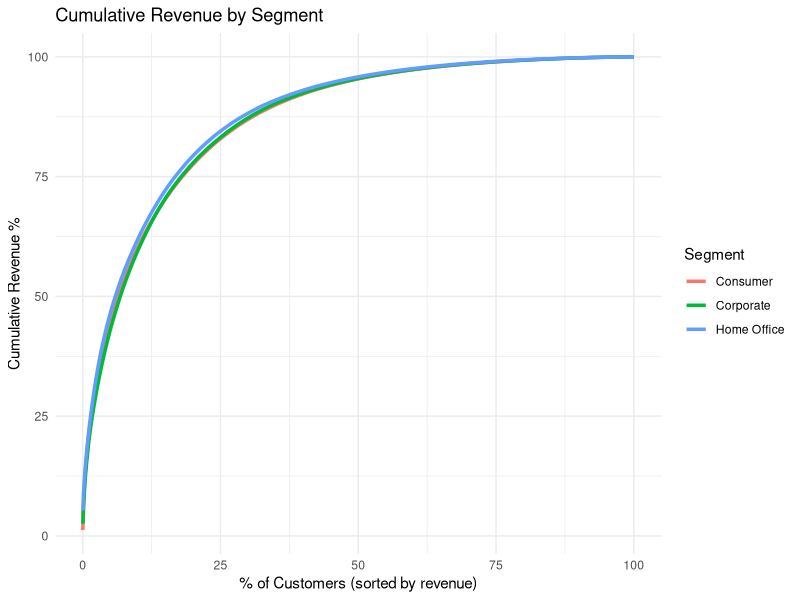
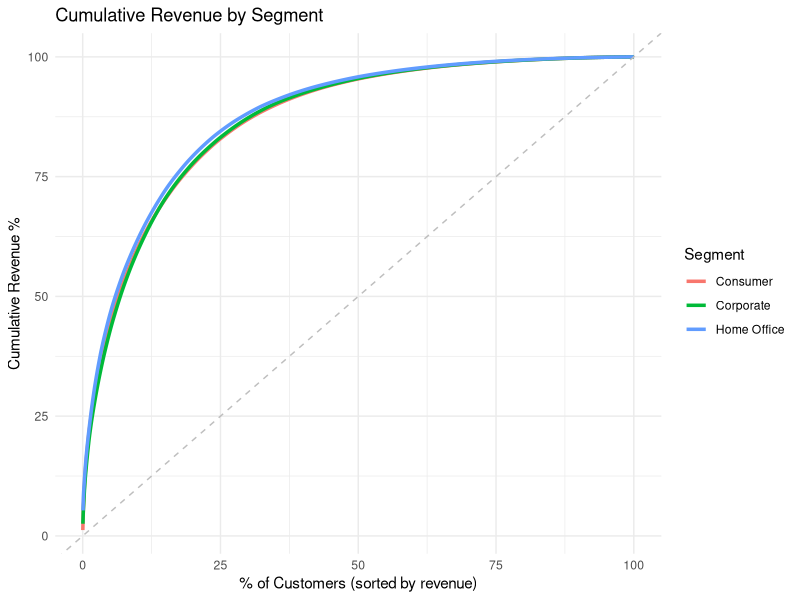
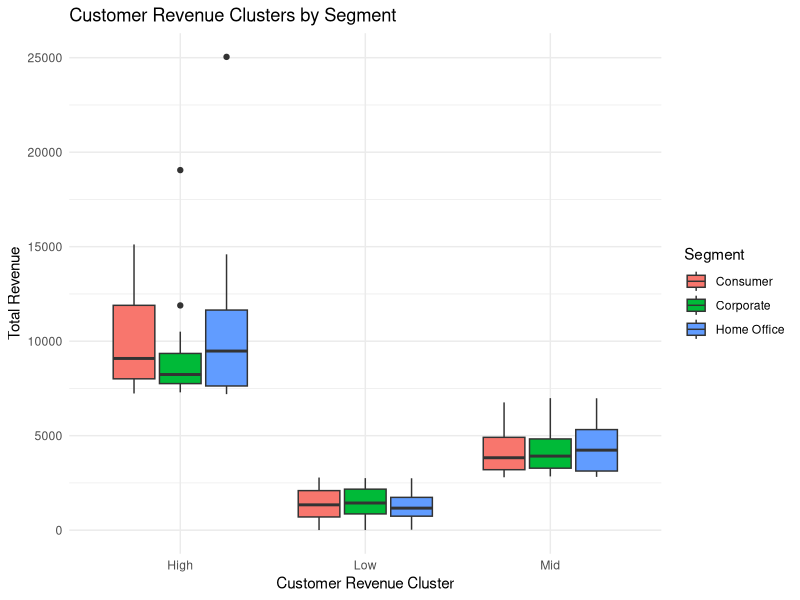

Write R code to recreate these figures, in order.
#Load libraries
library(dplyr)
library(ggplot2)

#Load in the dataset
superstore <- read.csv("Superstore_Revenue.csv")

#First rows
head(superstore)

#Check structure
str(superstore)
summary(superstore)

#Summarize revenue by segment
segment_summary <- superstore %>% group_by(Segment) %>% summarize(
  TotalRevenue = sum(Sales),
  AvgRevenue = mean(Sales),
  NumCustomers = n()
) %>%
  mutate(
    RevenuePct = TotalRevenue / sum(TotalRevenue) * 100,
    CustomerPct = NumCustomers / sum(NumCustomers) * 100
  )
print(segment_summary)

# Sort customers by segment and revenue
superstore <- superstore %>%
  arrange(Segment, desc(Sales)) %>%
  group_by(Segment) %>%
  mutate(
    CumulativeRevenue = cumsum(Sales),
    CumulativeRevenuePct = CumulativeRevenue / sum(Sales) * 100
  )

# Summarize cumulative revenue by percentiles per segment
superstore_pct <- superstore %>%
  group_by(Segment) %>%
  mutate(Customer.ID = row_number(desc(Sales)),
         TotalCustomers = n(),
         CustomerPct = Customer.ID / TotalCustomers * 100) %>%
  select(Segment, CustomerPct, CumulativeRevenuePct)

# Plot
ggplot(superstore_pct, aes(x = CustomerPct, y = CumulativeRevenuePct, color = Segment)) +
  geom_line(size=1.2) +
  labs(title = "Cumulative Revenue by Segment",
       x = "% of Customers (sorted by revenue)",
       y = "Cumulative Revenue %",
       color = "Segment") +
  theme_minimal()

#Add "perfect equality" line
ggplot(superstore_pct, aes(x = CustomerPct, y = CumulativeRevenuePct, color = Segment)) +
  geom_line(size=1.2) +
  geom_abline(slope=1, intercept=0, linetype="dashed", color="grey") + # perfect equality line
  labs(title="Cumulative Revenue by Segment",
       x="% of Customers (sorted by revenue)",
       y="Cumulative Revenue %",
       color="Segment") +
  theme_minimal()

#Sum revenue per customer
customer_revenue <- superstore %>%
  group_by(Customer.ID, Segment) %>%
  summarize(TotalRevenue = sum(Sales), .groups = "drop")

#Scale revenue (standardizes for clustering)
customer_revenue <- customer_revenue %>%
  mutate(RevenueScaled = scale(TotalRevenue))

#Apply k-means clustering (3 clusters: low, mid, high)
set.seed(123) #reproducible
kmeans_result <- kmeans(customer_revenue$RevenueScaled, centers = 3)

#Add cluster labels to the dataset
customer_revenue$Cluster <- kmeans_result$cluster

#Check cluster distribution by segment
table(customer_revenue$Segment, customer_revenue$Cluster)

#Calculate average revenue per cluster
cluster_summary <- customer_revenue %>%
  group_by(Cluster) %>%
  summarize(AvgRevenue = mean(TotalRevenue), .groups = "drop") %>%
  arrange(AvgRevenue)
print(cluster_summary)

#Create new ordered cluster labels
cluster_order <- cluster_summary$Cluster

#Map old clusters to new "Low, Mid, High"
customer_revenue <- customer_revenue %>%
  mutate(ClusterLabel = case_when(
    Cluster == cluster_order[1] ~ "Low",
    Cluster == cluster_order[2] ~ "Mid",
    Cluster == cluster_order[3] ~ "High"
  ))

#Boxplot of revenue by cluster and segment
ggplot(customer_revenue, aes(x = ClusterLabel, y = TotalRevenue, fill = Segment)) +
  geom_boxplot() +
  labs(
    title = "Customer Revenue Clusters by Segment",
    x = "Customer Revenue Cluster",
    y = "Total Revenue",
    fill = "Segment"
  ) +
  theme_minimal()

#Interpretation of Results:
#
# 1. Segment Revenue Analysis:
#     - Total revenue is distributed roughly in proportion to the number of customers in each segment (Consumer, Corporate, Home Office).
#     - No single segment dominates revenue; growth strategies should consider all segments rather than focusing on only one.
#
# 2. Product Category Insights (from Excel pivot analysis):
#     - Technology category generates more revenue within each segment.
#     - Promotions or pricing adjustments should target this category to maximize revenue per segment.
#
# 3. Cumulative Revenue Curves:
#     - Curves show concave-down patterns starting at 0 and and increasing toward 100%.
#     - This shape indicates that the first customers added contribute less revenue than later ones, but overall revenue rises steadily. 
#     - Curves for each segment are very similar, showing revenue is fairly and evenly distributed across customers in all segments.
#     - Strategy implicaiton: focus on broad segment-level initiatives and category-level opportunities rathen than trying to target only a few high-value customers.
#
# 4. Customer Clusters
#     - Customers were grouped into Low, Mid, and High revenue clusters using k-means.
#     - Cluster sizes show:
#       - Majority of customers fall in Mid revenue cluster.
#       - High revenue cluster is smaller but represents the top contributors.
#       - Low revenue cluster is very small.
#     - Strategic insights:
#       - High revenue customers: target with loyalty programs, premium offers.
#       - Mid revenue customers: upselling, cross-selling, targeted promotions.
#       - Low revenue customers: broad marketing campaigns, maintain engagement.
#     - Clustering confirms that revenue is spread fairly evenly, so growth strategy should focus on increasing revenue per customer across all segments, rather than relying on a few high-value customers. 
